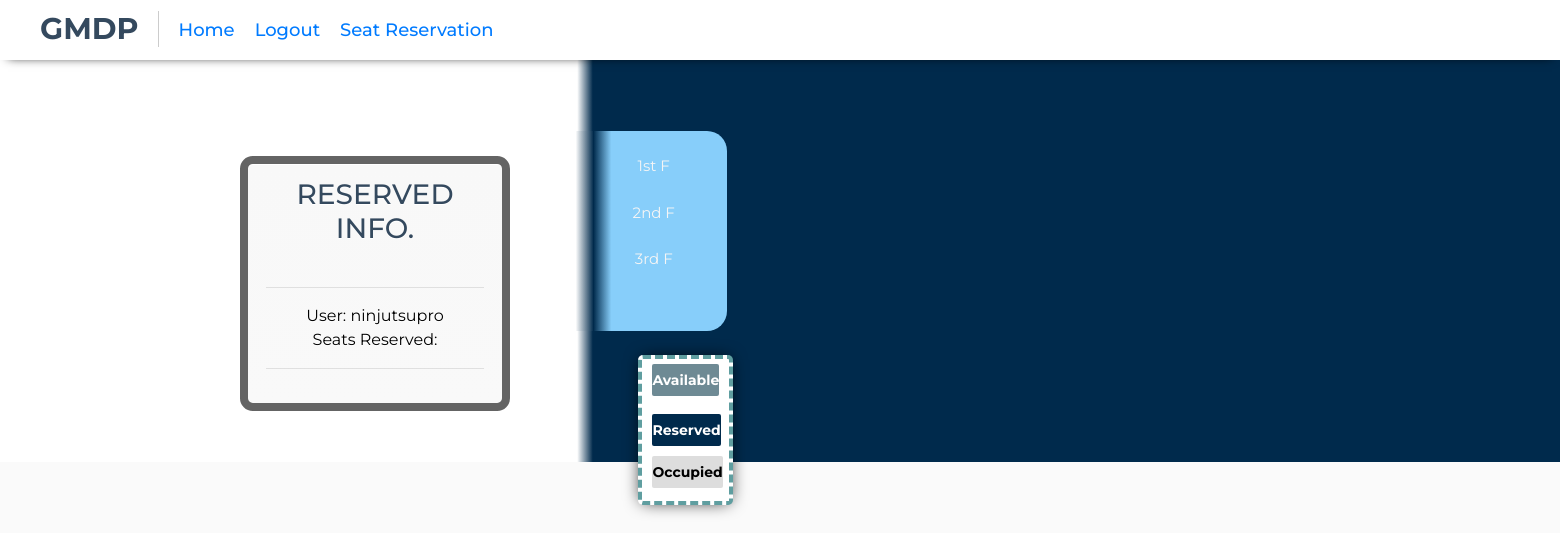
Page /seat_reservation (signed in) on the earlier database version.
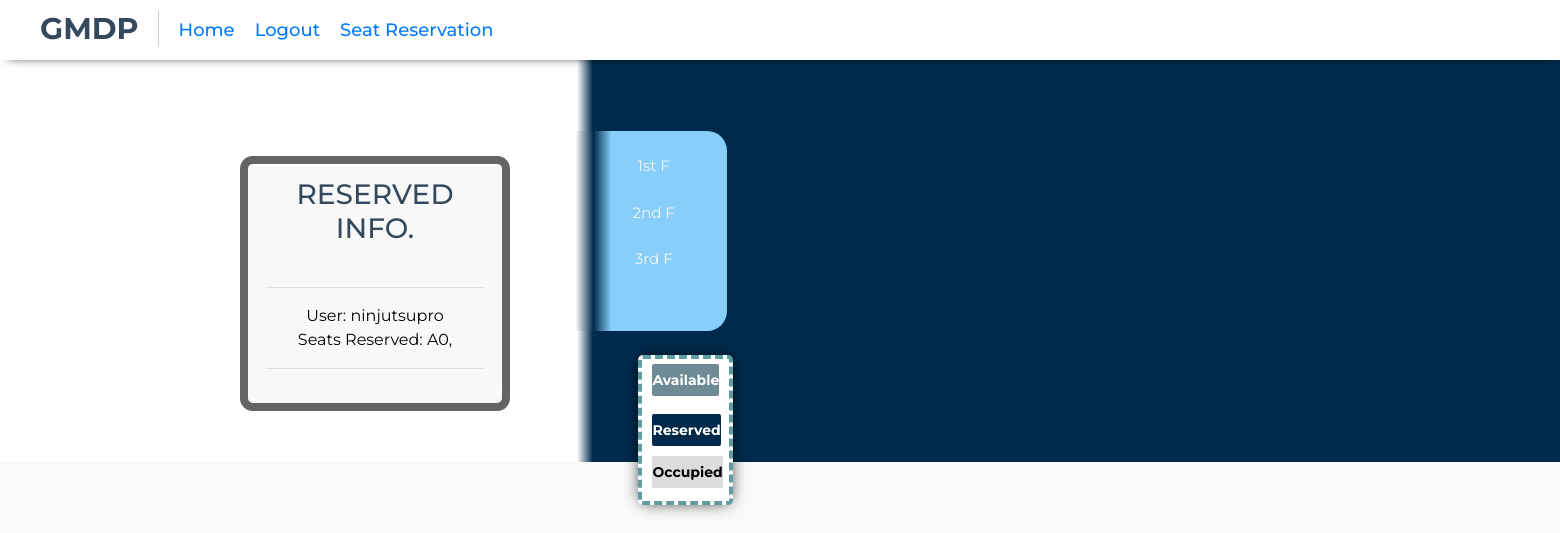
Same page on the later database version.
### gmdp/models.py (models this page shows, shortened)
class User(db.Model, UserMixin):
    __tablename__ = 'users'
    id = db.Column(db.Integer, primary_key = True)
    email = db.Column(db.String(64), unique=True, index=True)
    username = db.Column(db.String(64), unique=True, index=True)
    password_hash = db.Column(db.String(128))

class User_Seat(db.Model):
    __tablename__ = 'user_seat'
    id = db.Column(db.Integer, primary_key = True)
    user_email = db.Column(db.String(64), index=True)
    seat_id = db.Column(db.String(2))

### app.py (the view, shortened to what this page needs)
@app.route('/seat_reservation', methods=['GET','POST'])
@login_required
def seat_reservation():
    global list_random_thread
    disp = []
    user_seats = User_Seat.query.filter_by(user_email=current_user.email).all()
    for user_seat in user_seats:
        disp.append(user_seat.seat_id)
    show = False
    for threads in list_random_thread:
        show = threads.show or show
    form = ConfirmForm()
    return render_template('seat_reservation.html', form = form, disp = disp, show = show)

### gmdp/models.py (called while the page is built)
@login_manager.user_loader
def load_user(user_id):
    return User.query.get(user_id)

### gmdp/templates/seat_reservation.html (shortened to what this page needs)
{% extends "base.html" %}
{% block content %}
<head>
<link rel="stylesheet" href="../static/css/seat_style.css">
<link rel="stylesheet" href="../static/css/floor_style.css">
</head>
<div id="t1">
  <div id="t2">
    <div id="t3">
      <ul id="menu">
        <a href="#t1"><li class="icon" id="f1">&nbsp &nbsp &nbsp &nbsp 1st F</li></a>
        <a href="#t2"><li class="icon" id="f2">&nbsp &nbsp &nbsp &nbsp 2nd F</li></a>
        <a href="#t3"><li class="icon" id="f3">&nbsp &nbsp &nbsp &nbsp 3rd F</li></a>
      </ul>
    </div>
  </div>
</div>
<div class="legend">
  <ol class="table">
    <li class="row row--1">
      <ol class="seats" type="A">
        <li class="seat">
          <label>Available</label>
        </li>
	  </ol>
	</li>
	<li class="row row--2">
      <ol class="seats" type="A">
        <li class="seat">
          <checked>Reserved</checked>
        </li>
	  </ol>
	</li>
	<li class="row row--3">
      <ol class="seats" type="A">
        <li class="seat">
          <occupied>Occupied</occupied>
        </li>
	  </ol>
	</li>
  </ol>
</div>
<div id="container">
      	<section id="content">
          <h1>Reserved Info.</h1> <br>
		  <hr>
      <output>
     		  <span>User: {{current_user.username}}</span>
		  </output>
      <br>
		  <output>
        <span>Seats Reserved:
              {% for i in disp %}
              {{i}},
              {% endfor %}
        </span>
  		  </output>
		  <hr>
      </section>
</div>
{% endblock %}

### gmdp/templates/base.html (shortened to what this page needs)
<!DOCTYPE html>
<html>
  <head>
    <link rel="stylesheet" href="../static/css/nav_bar.css">
    <link rel="stylesheet" href="https://maxcdn.bootstrapcdn.com/bootstrap/4.0.0/css/bootstrap.min.css">
  </head>
  <nav>
	<div class="nav__left-container">
		<h1 class="nav__logo">GMDP</h1>
		<a class="nav__link" href="{{ url_for('home') }}">home</a>
		{% if current_user.is_authenticated %}
        <a class="nav__link" href="{{ url_for('logout') }}">logout</a>
		    <a class="nav__link" href="{{ url_for('seat_reservation') }}">Seat Reservation</a>
    {% else %}
		<a class="nav__link" href="{{ url_for('login') }}">login</a>
		<a class="nav__link" href="{{ url_for('sign_up') }}">sign up</a>
		{% endif %}
	</div>
	</nav>
<div class="container">
{% block content %}
{% endblock %}
</div>
</html>

### gmdp/static/css/nav_bar.css (style rules this page uses)
*, *::before, *::after { margin: 0; padding: 0; font-family: Montserrat; box-sizing: border-box; }
html, body { width: 100%; background: #fafafa; }
nav { width: 100%; height: 60px; padding: 0 40px; position: fixed; z-index:2; top: 0; right: 0; left: 0; background: #fff; box-shadow: 0 5px 10px -8px #000; display: flex; justify-content: space-between; align-items: center; flex-direction: row; flex-wrap: nowrap; }
.nav__left-container, nav__right-container { display: flex; align-items: center; flex-direction: row; flex-wrap: nowrap; height: 100%; }
.nav__logo { font-size: 30px; font-weight: 700; text-transform: uppercase; padding-right: 20px; margin-right: 10px; position: relative; }
.nav__logo::after { content: ''; width: 1px; height: 100%; position: absolute; right: 0; background: rgba(0,0,0,.2); }
.nav__link { font-size: 18px; font-weight: 500; text-transform: capitalize; cursor: pointer; height: 100%; padding: 0 10px; display: flex; justify-content: center; align-items: center; position: relative; overflow: hidden; }
.nav__link::after { content: ''; position: absolute; bottom: 0; width: 90%; height: 3px; background: #6600ee; transform: translateY(3px); transition: transform 250ms ease; border-radius: 8px 8px 0 0; }

### gmdp/static/css/seat_style.css (style rules this page uses)
*, *:before, *:after { box-sizing: border-box; }
ol { list-style: none; padding: 0; margin: 0; }
.seats { display: flex; flex-direction: row; flex-wrap: nowrap; justify-content: flex-start; }
.seat { display: flex; flex: 0 0 16.428571%; padding: 5px; position: relative; }
.seat label { display: block; position: relative; width: 100%; text-align: center; font-size: 14px; font-weight: bold; line-height: 1.5rem; padding: 4px 0; color: #fff; background: #6e8a94; border-radius: 2px; animation-duration: 300ms; animation-fill-mode: both; transition-duration: 300ms; }
.seat occupied { display: block; position: relative; width: 100%; text-align: center; font-size: 14px; font-weight: bold; line-height: 1.5rem; padding: 4px 0; color: #000000; background: #ddd; border-radius: 2px; }
.seat checked { display: block; position: relative; width: 100%; text-align: center; font-size: 14px; font-weight: bold; line-height: 1.5rem; padding: 4px 0; color: #fff; background: #002a4c; border-radius: 2px; }
.legend { margin: 20px auto; width: 100%; height: 90%; border-style:dashed; border-width: 4px; border-color:cadetblue; max-width: 95px; max-height: 150px; border-radius: 5px; background-color:rgba(255,255,255,1.00); padding: 0px 0px; box-shadow: 0px 0px 17px -4px #000; transform: translate(-100%,220%); }
.container { margin: 25px auto; position: relative; width: 900px; }
#content { transform: translate(-150%,-20%); background: #F5E1A4; background: -moz-linear-gradient(top, rgba(248,248,248,1) 0%, rgba(249,249,249,1) 100%); background: -webkit-linear-gradient(top, rgba(248,248,248,1) 0%,rgba(249,249,249,1) 100%); background: -o-linear-gradient(top, rgba(248,248,248,1) 0%,rgba(249,249,249,1) 100%); background: -ms-linear-gradient(top, rgba(248,248,248,1) 0%,rgba(249,249,249,1) 100%); background: linear-gradient(top, rgba(248,248,248,1) 0%,rgba(249,249,249,1) 100%); filter: progid:DXImageTransform.Microsoft.gradient( startColorstr='#f8f8f8', endColorstr='#f9f9f9',GradientType=0 ); -webkit-box-shadow: 0 1px 0 #fff inset; -moz-box-shadow: 0 1px 0 #fff inset; -ms-box-shadow: 0 1px 0 #fff inset; -o-box-shadow: 0 1px 0 #fff inset; box-shadow: 0 1px 0 #fff inset; border: 8px solid rgba(100, 100, 100, 1); border-radius: 0.8em; margin: 2em auto; padding: 14px 18px 18px; position: relative; text-align: center; text-shadow: 0 1px 0 #fff; width:270px; }
h1 { font-size:28px;text-transform:uppercase;margin-bottom: 2px; }
h1,h2,h3,h4,h5,h6 { color:#34495e; }
a { text-decoration: none; }

### gmdp/static/css/floor_style.css (style rules this page uses)
ul { width:11.4vw; height:12.8vw; background:linear-gradient(to right,white 15%,#002a4c 25%,#87CEFA 35%,#87CEFA); position:fixed; top:8.4vw; left:35.2vw; z-index:1; border-radius:0 20px 20px 0; }
li { transition:all .3s ease-in-out; }
ul > a { text-decoration:none; list-style:none; margin:25px; font-size:15px; text-align:center; color:whitesmoke; }

Differences in the rows shown:
now on this page (row edited): User_Seat: seat "A0"
